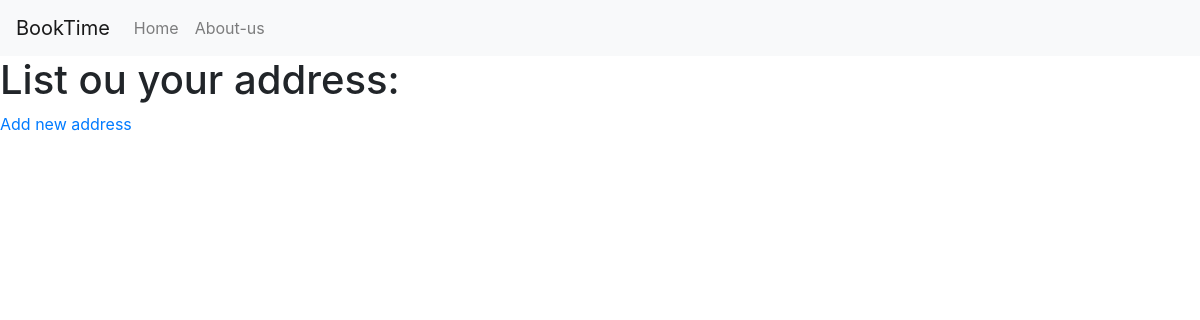
The page /address/ (signed in) on the database as committed earlier.
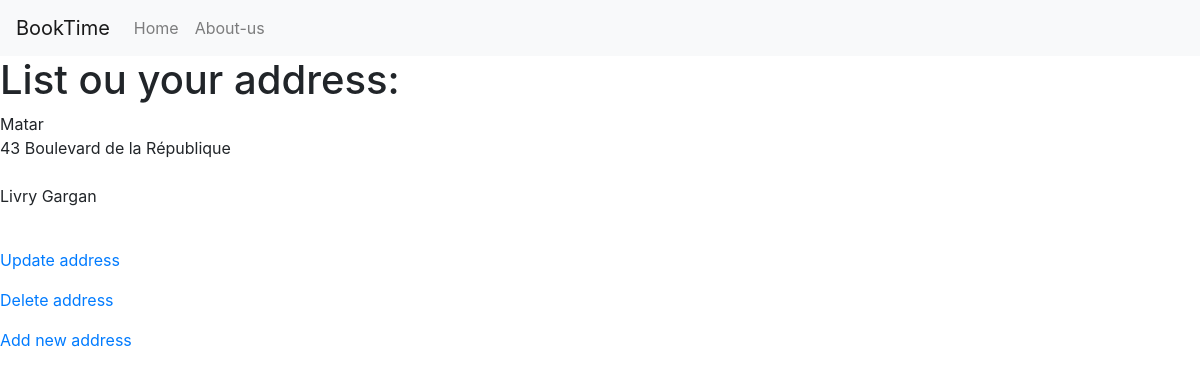
The same page on the database as committed later.
### main/models.py (models this page shows, shortened)
class Address(models.Model):
    SUPPORTED_COUNTRIES = (
        ("uk", "United Kingdom"),
        ("us", "United States of America")
    )
    user = models.ForeignKey(User, on_delete=models.CASCADE)
    name = models.CharField(max_length=60)
    address1 = models.CharField("Address line 1", max_length=60)
    address2 = models.CharField("Address line 2", max_length=60, blank=True)
    zip_code = models.CharField(
        "ZIP / Postal code", max_length=12
    )
    city = models.CharField(max_length=60)
    country = models.CharField(
        max_length=60,
        choices=SUPPORTED_COUNTRIES
    )

### main/views.py (the view)
class AddressListView(LoginRequiredMixin, ListView):
    model = models.Address
    def get_queryset(self):
        return self.model.objects.filter(user=self.request.user)

### main/templates/main/address_list.html (shortened to what this page needs)
{% extends "base.html" %}
{% block content %}
<h1>List ou your address: </h1>
    {% for address in object_list  %}
        <p>
            {{address.name}}<br/>
            {{address.address1}}<br/>
            {{address.address2}}<br/>
            {{address.city}}<br/>
            {{address.get_country.display}}<br/>
        </p>
        <p>
            <a href="{% url "address_update" address.id %}"> Update address</a>
        </p>
        <p>
            <a href="{% url "address_delete" address.id %}"> Delete address</a>
        </p>
    {% endfor %}
    <p>
        <a href="{% url "address_create" %}"> Add new address</a>
    </p>
{% endblock content %}

### main/templates/base.html (shortened to what this page needs)
{% load static %}
<!doctype html>
<html lang="en">
  <head>
    <link rel="stylesheet" href="{% static "css/bootstrap.min.css" %}">
  </head>
  <body>
    <nav class="navbar navbar-expand-lg navbar-light bg-light">
        <a class="navbar-brand" href="/">BookTime</a>
        <div class="collapse navbar-collapse" id="navbarSupportedContent">
            <ul class="navbar-nav mr-auto">
                <li class="nav-item {% if request.path == "/" %} active {% endif %}">
                  <a class="nav-link" href="/">Home </a>
                </li>
                <li class="nav-item {% if request.path == "/about-us/" %} active {% endif %}">
                  <a class="nav-link" href="/about-us/">About-us</a>
                </li>
           </ul>
        </div>
    </nav>
    {% block content %}
    {% endblock content %}
  </body>
</html>

Rows that differ between the two databases and show on the page:
added Address: name "Matar", address1 "43 Boulevard de la République", city "Livry Gargan"
